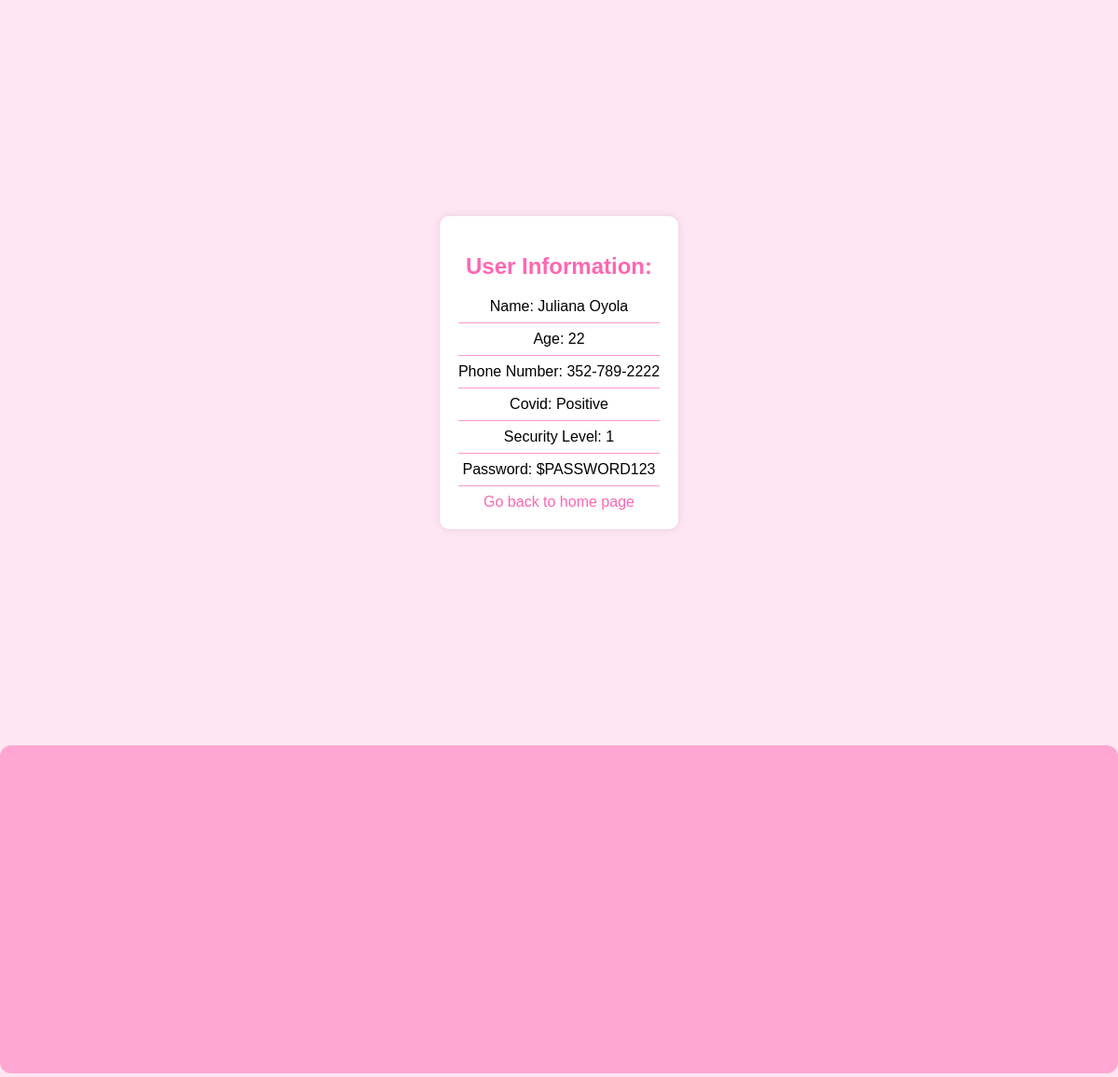
Screenshot of /userinfo (signed in) with the database file from the repository.
### tables this page shows
CREATE TABLE Patient(
Name TEXT PRIMARY KEY NOT NULL,
Age INTEGER NOT NULL,
PhoneNum TEXT NOT NULL,
UserHasCOVID TEXT NOT NULL, 
SecurityLevel INTEGER NOT NULL, 
Password TEXT NOT NULL);

### site/patientSite.py (the view)
@app.route('/userinfo')
def show_userinfo():
    if session.get('logged_in'):
        username = session['Name']
        user_data = get_user_data(username)
        if user_data:
            return render_template('userInfo.html', user=user_data)
        else:
            return "User not found"
    else:
        return "User not logged in"

### site/patientSite.py (called while the page is built)
def get_user_data(username):
    conn = sqlite3.connect('PatientDB.db')
    cursor = conn.cursor()
    cursor.execute('SELECT * FROM Patient WHERE Name = ?', (username,))
    user_data = cursor.fetchone()
    conn.close()
    return user_data

### templates/userInfo.html (shortened to what this page needs)
<!DOCTYPE html>
<html>
<head>
</head>
<body data-gr-c-s-loaded="true" style="margin: 0px;">
<div class="container">
    <div class="info-box">
        {% if user %}
        <h2>User Information:</h2>
        <p>Name: {{ user[0] }}</p>
        <p>Age: {{ user[1] }}</p>
        <p>Phone Number: {{ user[2] }}</p>
        <p>Covid: {{ user[3] }}</p>
        <p>Security Level: {{ user[4] }}</p>
        <p>Password: {{ user[5] }}</p>
        <a href="/">Go back to home page</a>
        {% else %}
        <p>User not found.</p>
        {% endif %}
    </div>
</div>
<iframe style="border-radius: 12px; background-color: rgba(255, 102, 178, 0.5);"
        src="https://open.spotify.com/embed/track/0yfJlRyn9VEZfonQUIPdkr?utm_source=generator&amp;mute=1"
        width="100%" height="352"
        frameBorder="0" allowfullscreen=""
        allow="autoplay; clipboard-write; encrypted-media; fullscreen; picture-in-picture"
        loading="lazy">
</iframe>
</body>
</html>

### templates/userInfo.html (style rules this page uses)
body { background-color: #ffe6f2; font-family: 'Arial', sans-serif; background-image: url(https://i.gifer.com/2VMW.gif); background-size: cover; background-repeat: no-repeat; background-attachment: fixed; }
.container { display: flex; justify-content: center; align-items: center; height: 100vh; }
.info-box { background-color: #fff; padding: 20px; border-radius: 10px; box-shadow: 0px 0px 10px 0px rgba(0, 0, 0, 0.1); text-align: center; }
.info-box p { margin: 8px 0; border-bottom: 1px solid #ff99cc; padding-bottom: 8px; }
h2 { color: #ff66b2; }
a { color: #ff66b2; text-decoration: none; }

### rows the page displays
Patient: Name "Juliana Oyola", Age "22", PhoneNum "352-789-2222", UserHasCOVID "Positive", SecurityLevel "1", Password "$PASSWORD123"
